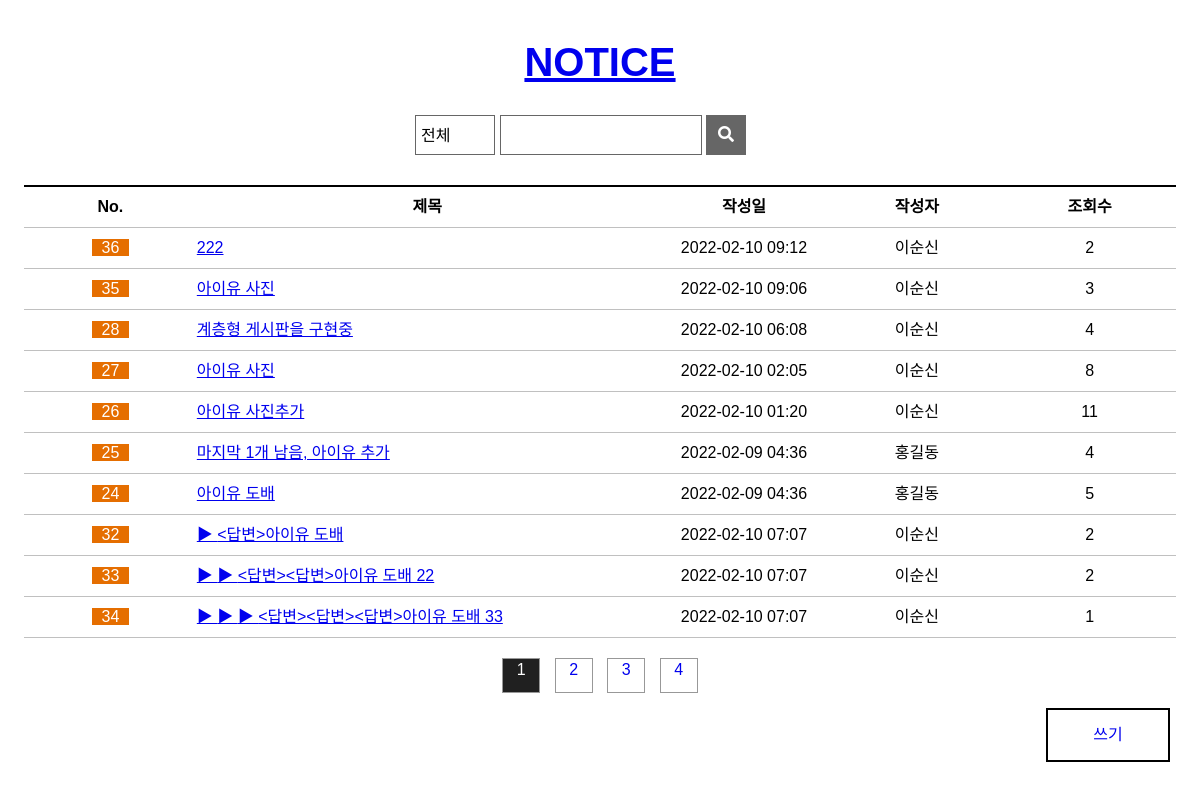
/board/blist/, run on the app's committed database.
### board/models.py (models this page shows, shortened)
class Fboard(models.Model):
    b_no = models.IntegerField(default=0,primary_key=True)
    member = models.ForeignKey(Member,on_delete=models.DO_NOTHING,null=True)
    b_title = models.CharField(max_length=1000)
    b_content = models.TextField()
    b_date = models.DateTimeField(default=datetime.now(),blank=True)
    b_group = models.IntegerField(default=0)
    b_step = models.IntegerField(default=0)
    b_indent = models.IntegerField(default=0)
    b_hit = models.IntegerField(default=1)
    b_img = models.ImageField(blank=True)

### member/models.py (models this page shows)
class Member(models.Model):
    m_id = models.CharField(max_length=30,primary_key=True)
    m_pw = models.CharField(max_length=100)
    m_name = models.CharField(max_length=100)
    def __str__(self):
        return self.m_name

### board/views.py (the view, shortened to what this page needs)
# urls.py: path('blist/', views.blist,name='blist'),
def blist(request):
    nowpage = int(request.GET.get('nowpage',1))
    if request.method == 'GET':
        qs = Fboard.objects.all().order_by('-b_group','b_step')
        paginator = Paginator(qs,10)           # 30개 1-10,2-10,3-10
        blist = paginator.get_page(nowpage)
        context={'blist':blist,'nowpage':nowpage}
        return render(request,'blist.html',context)

### board/templates/blist.html (shortened to what this page needs)
{% load static %}
<!DOCTYPE html>
<html>
<head>
  <link rel="stylesheet" href="https://cdnjs.cloudflare.com/ajax/libs/font-awesome/5.12.1/css/all.min.css">
  <link rel="stylesheet" href="{% static 'css/style.css' %}">
  <link rel="stylesheet" href="{% static 'css/notice_list.css' %}">
</head>
<body>
<section>
    <a href="{% url 'index' %}"><h1>NOTICE</h1></a>
    <div class="wrapper">
      <form action="{% url 'board:blist' %}" id="search" method="post">
        {% if category %}
        <select name="category" id="category">
          <option value="all" {% if category in 'all'%}selected{% endif %} >전체</option>
          <option value="title" {% if category in 'title'%}selected{% endif %}>제목</option>
          <option value="content" {% if category in 'content'%}selected{% endif %}>내용</option>
        </select>
        {% else %}
          <select name="category" id="category">
            <option value="all">전체</option>
          </select>
        {% endif %}
        <div class="title">
          {% if searchword %}
            <input type="text" id="searchword" name="searchword" size="16" value="{{searchword}}">
          {% else %}
            <input type="text" id="searchword" name="searchword" size="16">
          {% endif %}
        </div>
        <button type="button" onclick="searchBtn()"><i class="fas fa-search"></i></button>
      </form>
    </div>
    <table>
      <colgroup>
        <col width="15%">
        <col width="40%">
        <col width="15%">
        <col width="15%">
        <col width="15%">
      </colgroup>
      <tr>
        <th>No.</th>
        <th>제목</th>
        <th>작성일</th>
        <th>작성자</th>
        <th>조회수</th>
      </tr>
      <tbody id="tbody">
        {% if blist %}
          {% for board in blist %}
            <tr>
              <td><span class='table-notice'>{{board.b_no}}</span></td>
              <td class='table-title' id='pInput'>
                <a href='{% url 'board:bview' board.b_no %}'>
                  {% if board.b_indent > 0  %}
                  {% for i in "x"|rjust:board.b_indent %}
                    ▶
                  {% endfor %}
                    {{board.b_title}}
                  {% else %}
                    {{board.b_title}}
                  {% endif %}
                </a>
              </td>
              <td>{{board.b_date|date:'Y-m-d H:i'}}</td>
              <td>{{board.member}}</td>
              <td>{{board.b_hit}}</td>
            </tr>
          {% endfor %}
        {% else %}
          <tr>
            <td colspans='5'>데이터가 없습니다.</td>
          </tr>
        {% endif %}
      </tbody>
    </table>
    <ul class="page-num">
      {% if blist.has_previous %}
        <a href="?nowpage=1"><li class="first"></li></a>
        <a href="?nowpage={{blist.previous_page_number }}"><li class="prev"></li></a>
      {% else %}
        <li class="first"></li>
        <li class="prev"></li>
      {% endif %}
      {% for page in blist.paginator.page_range  %}
        {% if page != nowpage  %}
          <a href="?nowpage={{page}}"><li class="num off"><div>{{page}}</div></li></a>
        {% else %}
          <li class="num on"><div>{{page}}</div></li>
        {% endif %}
      {% endfor %}
      {% if blist.has_next %}
        <a href="?nowpage={{ blist.next_page_number }}"><li class="next"></li></a>
        <a href="?nowpage={{blist.paginator.num_pages }}"><li class="last"></li></a>
      {% else %}
        <li class="next"></li>
        <li class="last"></li>
      {% endif %}
    </ul>
    <a href="{% url 'board:bwrite' %}"><div class="write">쓰기</div></a>
  </section>
</body>
</html>

### static/css/style.css (style rules this page uses)
*, body { margin: 0; padding: 0; font-family: 'Noto Sans KR', sans-serif; font-size: 16px; }
.on { color:white; background:#202020; }
.off { background:none; }
li { display: inline-block; padding-right: 5px; font-size: 13px; }
#cart, #search { float: right; margin-right: 20px; }
.wrapper { width: 1200px; margin: auto; }

### static/css/notice_list.css (style rules this page uses)
section { text-align: center; }
h1 { margin-top: 40px; margin-bottom: 50px; font-size: 40px; }
.wrapper { position: relative; }
select { position: absolute; top: 50%; left: 50%; width: 80px; height: 40px; margin-left: -185px; margin-top: -20px; padding: 5px; border: 1px solid #666666; font-family: inherit; background: url(https://www.midashotel.co.kr/Midas_common/images/homepage/board/search-box-select.png) no-repeat 95% 50%; -webkit-appearance: none; -moz-appearance: none; appearance: none; }
form > div { position: absolute; top: 50%; left: 50%; width: 200px; height: 38px; margin-left: -100px; margin-top: -20px; display: inline-block; border: 1px solid #666666; }
input { position: relative; top: 4px; left: 2px; border: none; font-size: 16px; }
button { position: absolute; top: 50%; left: 50%; width: 40px; height: 40px; margin-left: 106px; margin-top: -20px; background: #666666; color: white; border: none; }
table { width: 96%; margin-top: 100px; margin-left: auto; margin-right: auto; line-height: 40px; }
.table-notice { background-color: #e56e00; color: white; padding-left: 10px; padding-right: 10px; }
.table-title { text-align: left; }
table { border-collapse: collapse; }
th { border: 1px solid silver; border-top: 2px solid black; }
td { border: 1px solid silver; }
th, td { border-left: hidden; border-right: hidden; }
.page-num { margin-top: 15px; }
.page-num li { width: 36px; height: 35px; padding: 0; }
.first { background: url(https://www.midashotel.co.kr/Midas_common/images/homepage/board/paging_first.png) no-repeat; }
.prev { background: url(https://www.midashotel.co.kr/Midas_common/images/homepage/board/paging_prev.png) no-repeat; }
.num { position: relative; top: -15px; height: 33px !important; margin-left: 5px; margin-right: 5px; border: 1px #989898 solid; }
.num > div { position: relative; top: 2px; }
.next { background: url(https://www.midashotel.co.kr/Midas_common/images/homepage/board/paging_next.png) no-repeat; }
.last { background: url(https://www.midashotel.co.kr/Midas_common/images/homepage/board/paging_last.png) no-repeat; }
.write { float: right; width: 120px; height: 50px; line-height: 50px; margin: 0 30px 50px 0; border: 2px black solid; }

### data on the page
Fboard: b_no "36", b_title "222", b_date "2022-02-10 09:12", member "이순신", b_hit "2"
Fboard: b_no "35", b_title "아이유 사진", b_date "2022-02-10 09:06", member "이순신", b_hit "3"
Fboard: b_no "28", b_title "계층형 게시판을 구현중", b_date "2022-02-10 06:08", member "이순신", b_hit "4"
Fboard: b_no "27", b_title "아이유 사진", b_date "2022-02-10 02:05", member "이순신", b_hit "8"
Fboard: b_no "26", b_title "아이유 사진추가", b_date "2022-02-10 01:20", member "이순신", b_hit "11"
Fboard: b_no "25", b_title "마지막 1개 남음, 아이유 추가", b_date "2022-02-09 04:36", member "홍길동", b_hit "4"
Fboard: b_no "24", b_title "아이유 도배", b_date "2022-02-09 04:36", member "홍길동", b_hit "5"
Fboard: b_no "32", b_indent 1 (drawn), b_title "<답변>아이유 도배", b_date "2022-02-10 07:07", member "이순신", b_hit "2"
Fboard: b_no "33", b_indent 2 (drawn), b_title "<답변><답변>아이유 도배 22", b_date "2022-02-10 07:07", member "이순신", b_hit "2"
Fboard: b_no "34", b_indent 3 (drawn), b_title "<답변><답변><답변>아이유 도배 33", b_date "2022-02-10 07:07", member "이순신", b_hit "1"

### other printed values
{{ page }} "1"
{{ page }} "2" "3" "4"
